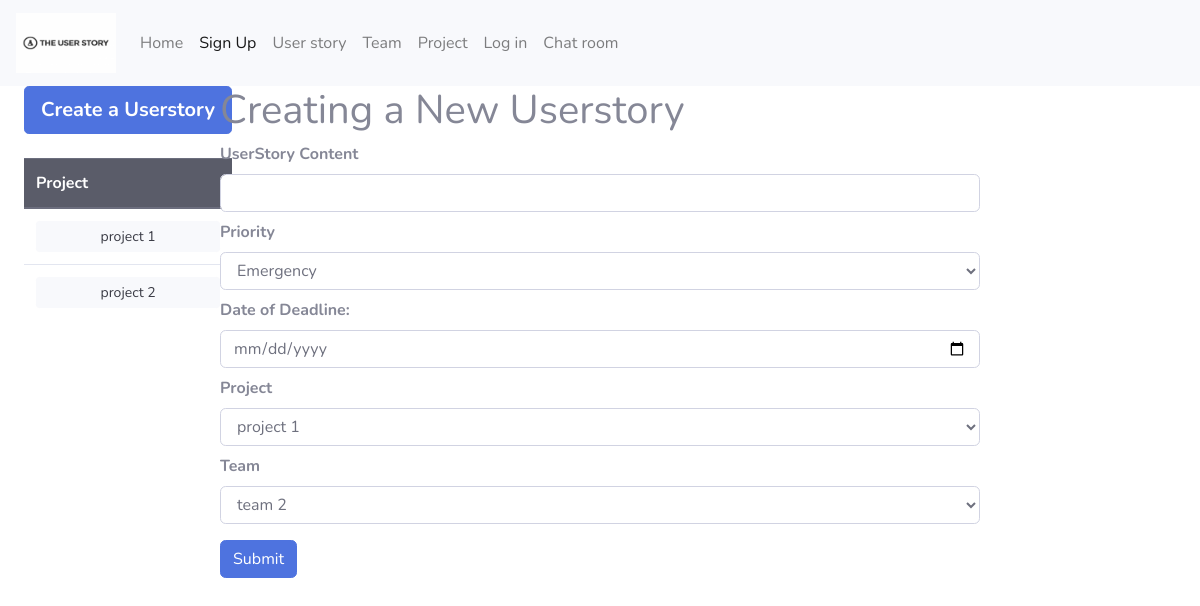
The page /createNewUserstory on the database as committed earlier.
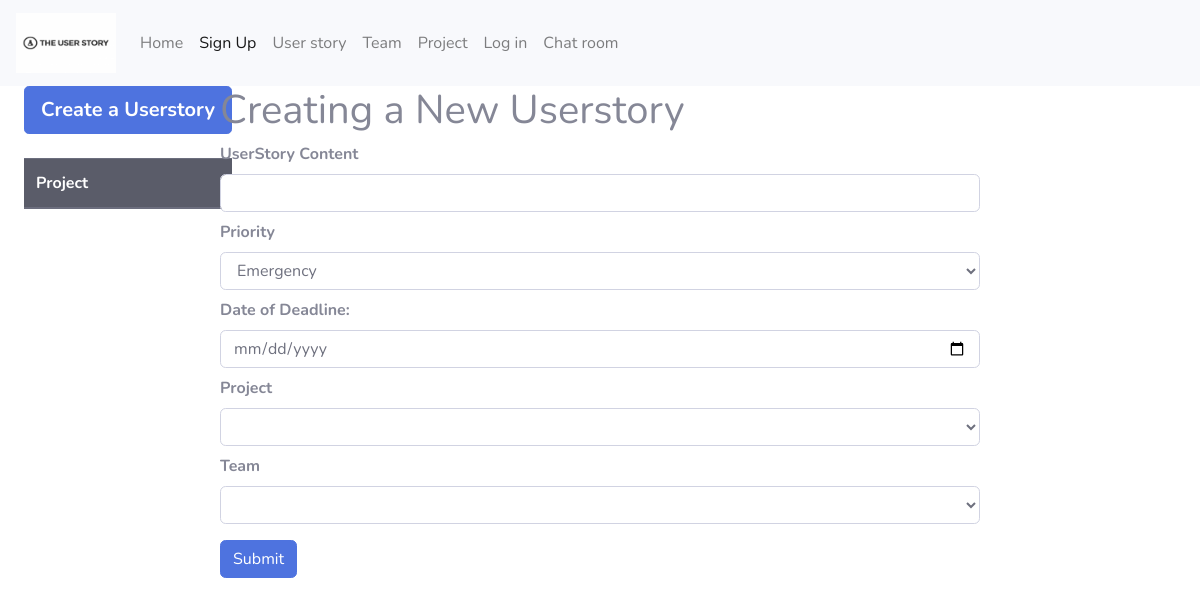
The same page on the database as committed later.
### app/models.py (models this page shows)
class Project(db.Model):
    _table_ = db.Model.metadata.tables['project']
    __table_args__ = {'extend_existing': True}
    project_id = db.Column(db.Integer, primary_key=True)

### app/userstory/routes.py (the view, shortened to what this page needs)
@bp_userstory.route('/createNewUserstory', methods=['POST', 'GET'])
def userstory_creation():
    projects = Project.query.all()
    available_team = db.session.query(Team).all()
    available_project = db.session.query(Project).all()
    team_list = [(str(i.team_id), i.name) for i in available_team]
    project_list = [(str(i.project_id), i.name) for i in available_project]
    form = UserstoryForm(request.form)
    form.team.choices = team_list
    form.project.choices = project_list
    create_date = date.today()
    return render_template('userstory_creation.html', form=form, projects=projects)

### app/userstory/forms.py (shortened to what this page needs)
class UserstoryForm(FlaskForm):
    content = StringField('UserStory Content', validators=[DataRequired()])
    project = SelectField('Project')
    priority = SelectField('Priority', choices=[('EMERGENCY', 'Emergency'), ('NORMAL', 'Normal'), ('SPARE', 'Spare')])
    deadline = DateField('Date of Deadline:', validators=[DataRequired()], format='%Y-%m-%d')
    team = SelectField('Team')

### app/templates/userstory_creation.html (shortened to what this page needs)
{% extends "userstory_base.html" %}
{% block userstory_base_content %}
    {% from "_formhelpers.html" import render_field %}
    <div class="col-8">
        <h1>Creating a New Userstory</h1>
        <form method=post novalidate>
                    <dl>
                        {{ render_field(form.content, class='form-control') }}
                        {{ render_field(form.priority, class='form-control') }}
                        {{ render_field(form.deadline, class='form-control') }}
                        {{ render_field(form.project, class='form-control') }}
                        {{ render_field(form.team, class='form-control') }}
                    </dl>
                    <button type="submit" class="btn btn-primary">Submit</button>
                </form>
    </div>
    <div class="col-2">
    </div>
{% endblock %}

### app/templates/userstory_base.html (shortened to what this page needs)
{% extends "base.html" %}
{% block content %}
    <div role=main>
        <div class="container-fluid">
            <div class="row">
                <div class="col-2">
                    <ul class="nav flex-column">
                        <li class="nav-item">
                            <a href="{{ url_for('userstory.userstory_creation') }}"
                               class="btn btn-primary btn-lg btn-block"><strong>Create a Userstory</strong>
                            </a><br>
                        </li>
                        <li class="nav-item">
                            <table class="table">
                                <thead class="thead-dark">
                                <tr>
                                    <th scope="col">Project</th>
                                </tr>
                                {% for project in projects %}
                                    <tr>
                                        <td><a type="button" class="btn btn-light btn-sm btn-block"
                                               href="{{ url_for('userstory.userstory_info', project_id=project.project_id) }}">{{ project.name }}</a>
                                        </td>
                                    </tr>
                                {% endfor %}
                                </thead>
                            </table>
                        </li>
                    </ul>
                </div>
                {% block userstory_base_content %}{% endblock %}
            </div>
        </div>
    </div>
{% endblock %}

Rows that differ between the two databases and show on the page:
removed Project: name "project 1"
removed Project: name "project 2"
Other text that changed with them:
form field project: "project 1" → (not shown)
form field team: "team 2" → (not shown)
